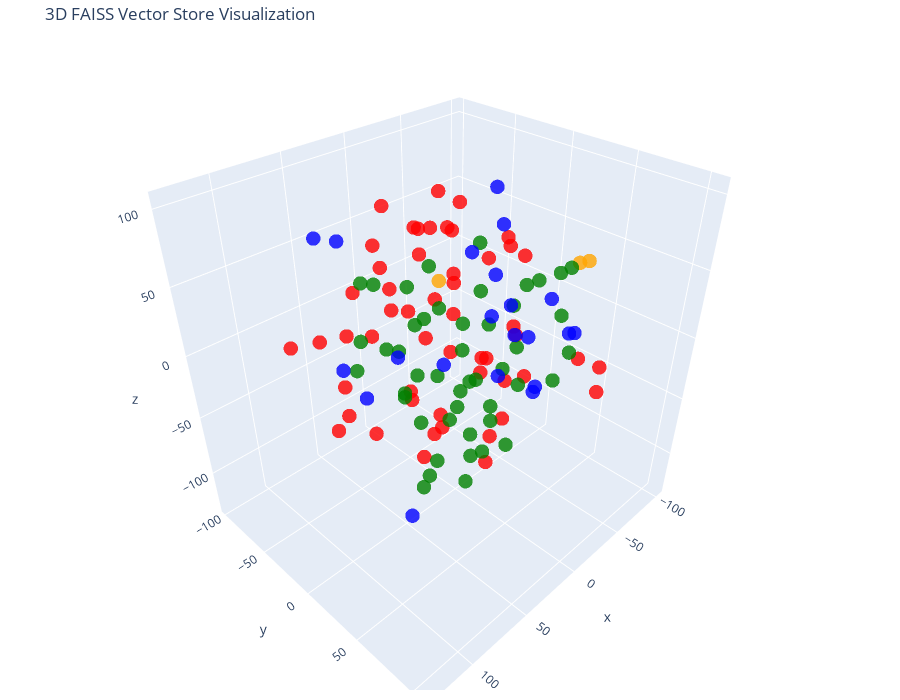

The cell this chart's notebook holds for it:
### Code cell
# Let's try 3D!

tsne = TSNE(n_components=3, random_state=42)
reduced_vectors = tsne.fit_transform(vectors)

# Create the 3D scatter plot
fig = go.Figure(data=[go.Scatter3d(
    x=reduced_vectors[:, 0],
    y=reduced_vectors[:, 1],
    z=reduced_vectors[:, 2],
    mode='markers',
    marker=dict(size=5, color=colors, opacity=0.8),
    text=[f"Type: {t}<br>Text: {d[:100]}..." for t, d in zip(doc_types, documents)],
    hoverinfo='text'
)])

fig.update_layout(
    title='3D FAISS Vector Store Visualization',
    scene=dict(xaxis_title='x', yaxis_title='y', zaxis_title='z'),
    width=900,
    height=700,
    margin=dict(r=20, b=10, l=10, t=40)
)

fig.show()

### Figure 1 — Plotly figure (JSON) as saved in the notebook; plotly's stock layout.template omitted (floating-point values rounded to 4 significant figures)
{"data": [{"hoverinfo": "text", "marker": {"color": ["orange", "orange", "orange", "red", "red", "red", "red", "red", "red", "red", "red", "red", "red", "red", "red", "red", "red", "red", "red", "red", "red", "red", "red", "red", "red", "red", "red", "red", "red", "red", "red", "red", "red", "red", "red", "red", "red", "red", "red", "red", "red", "red", "red", "red", "red", "red", "red", "red", "red", "red", "red", "red", "red", "red", "red", "green", "green", "green", "green", "green", "green", "green", "green", "green", "green", "green", "green", "green", "green", "green", "green", "green", "green", "green", "green", "green", "green", "green", "green", "green", "green", "green", "green", "green", "green", "green", "green", "green", "green", "green", "green", "green", "green", "green", "green", "green", "green", "green", "green", "green", "green", "green", "blue", "blue", "blue", "blue", "blue", "blue", "blue", "blue", "blue", "blue", "blue", "blue", "blue", "blue", "blue", "blue", "blue", "blue", "blue", "blue", "blue"], "opacity": 0.8, "size": 5}, "mode": "markers", "text": ["Type: company<br>Text: # About Insurellm\n\nInsurellm was founded by Avery Lancaster in 2015 as an insurance tech startup des...", "Type: company<br>Text: # Careers at Insurellm\n\nInsurellm is hiring! We are looking for talented software engineers, data sc...", "Type: company<br>Text: # Overview of Insurellm\n\nInsurellm is an innovative insurance tech firm with 200 employees across th...", "Type: contracts<br>Text: # Contract with Apex Reinsurance for Rellm: AI-Powered Enterprise Reinsurance Solution\n\n## Terms\n\n1....", "Type: contracts<br>Text: ## Renewal\n\n1. **Automatic Renewal**: This Agreement will automatically renew for successive one-yea...", "Type: contracts<br>Text: 2. **Seamless Integrations**: The architecture of Rellm allows for easy integration with existing sy...", "Type: contracts<br>Text: 1. **Technical Support**: Provider shall offer dedicated technical support to the Client via phone, ...", "Type: contracts<br>Text: **Insurellm, Inc.**  \n_____________________________  \nAuthorized Signature   \nDate: ________________...", "Type: contracts<br>Text: # Contract with Belvedere Insurance for Markellm\n\n## Terms\nThis Contract (\"Agreement\") is made and e...", "Type: contracts<br>Text: ## Renewal\n1. **Renewal Terms**: This Agreement may be renewed for additional one-year terms upon mu...", "Type: contracts<br>Text: ## Features\n1. **AI-Powered Matching**: Belvedere Insurance will benefit from Markellm's AI-powered ...", "Type: contracts<br>Text: ## Support\n1. **Technical Support**: Technical support will be available from 9 AM to 7 PM EST, Mond...", "Type: contracts<br>Text: **Belvedere Insurance**  \nSignature: ______________________  \nName: [Authorized Signatory]  \nTitle: ...", "Type: contracts<br>Text: # Contract with BrightWay Solutions for Markellm\n\n**Contract Date:** October 5, 2023  \n**Contract ID...", "Type: contracts<br>Text: 3. **Service Level Agreement (SLA):**  \n   Insurellm commits to a 99.9% uptime for the platform with...", "Type: contracts<br>Text: 2. **Real-Time Quote Availability:**  \n   Consumers sourced via BrightWay Solutions will receive rea...", "Type: contracts<br>Text: 3. **Training and Onboarding:**  \n   Insurellm agrees to provide one free training session on how to...", "Type: contracts<br>Text: # Contract with EverGuard Insurance for Rellm: AI-Powered Enterprise Reinsurance Solution\n\n**Contrac...", "Type: contracts<br>Text: 4. **Usage Rights**: EverGuard Insurance is granted a non-exclusive, non-transferable license to acc...", "Type: contracts<br>Text: 1. **Core Functionality**: Rellm provides EverGuard Insurance with advanced AI-driven analytics, sea...", "Type: contracts<br>Text: 1. **Customer Support**: Insurellm will provide EverGuard Insurance with 24/7 customer support, incl...", "Type: contracts<br>Text: ---\n\n**Signatures**  \n**For Insurellm**: __________________________  \n**Name**: John Smith  \n**Title...", "Type: contracts<br>Text: # Contract with GreenField Holdings for Markellm\n\n**Effective Date:** November 15, 2023  \n**Contract...", "Type: contracts<br>Text: ## Renewal\n1. **Automatic Renewal**: This contract will automatically renew for sequential one-year ...", "Type: contracts<br>Text: ## Features\n1. **AI-Powered Matching**: Access to advanced algorithms that connect GreenField Holdin...", "Type: contracts<br>Text: ## Support\n1. **Customer Support Access**: The Client will have access to dedicated support through ...", "Type: contracts<br>Text: **Signatures:**  \n_________________________                           _________________________  \n**...", "Type: contracts<br>Text: # Contract with Greenstone Insurance for Homellm\n\n---\n\n## Terms\n\n1. **Parties**: This Contract (\"Agr...", "Type: contracts<br>Text: 4. **Payment Terms**: \n   - The Customer shall pay an amount of $10,000 per month for the Standard T...", "Type: contracts<br>Text: ---\n\n## Features\n\n- **AI-Powered Risk Assessment**: Customer will have access to enhanced risk evalu...", "Type: contracts<br>Text: - **Customer Portal**: A dedicated portal will be provided, allowing the Customer's clients to manag...", "Type: contracts<br>Text: ______________________________  \n[Name], [Title]  \nDate: ______________________\n\n**For Greenstone In...", "Type: contracts<br>Text: # Contract with GreenValley Insurance for Homellm\n\n**Contract Date:** October 6, 2023  \n**Contract N...", "Type: contracts<br>Text: 4. **Confidentiality:** Both parties agree to maintain the confidentiality of proprietary informatio...", "Type: contracts<br>Text: 1. **AI-Powered Risk Assessment:** Access to advanced AI algorithms for real-time risk evaluations.\n...", "Type: contracts<br>Text: 3. **Regular Updates:** Insurellm will offer ongoing updates and enhancements to the Homellm platfor...", "Type: contracts<br>Text: # Contract with Pinnacle Insurance Co. for Homellm\n\n## Terms\nThis contract (\"Contract\") is entered i...", "Type: contracts<br>Text: ## Renewal\n1. **Renewal Terms**: At the end of the initial term, this Contract shall automatically r...", "Type: contracts<br>Text: ## Features\n1. **AI-Powered Risk Assessment**: Utilized for tailored underwriting decisions specific...", "Type: contracts<br>Text: ## Support\n1. **Technical Support**: Insurellm shall provide 24/7 technical support via an email and...", "Type: contracts<br>Text: # Contract with Roadway Insurance Inc. for Carllm\n\n---\n\n## Terms\n\n1. **Agreement Effective Date**: T...", "Type: contracts<br>Text: ---\n\n## Renewal\n\n1. **Automatic Renewal**: This agreement will automatically renew for an additional...", "Type: contracts<br>Text: ---\n\n## Features\n\n1. **Access to Core Features**: Roadway Insurance Inc. will have access to all Pro...", "Type: contracts<br>Text: ---\n\n## Support\n\n1. **Technical Support**: Roadway Insurance Inc. will receive priority technical su...", "Type: contracts<br>Text: # Contract with Stellar Insurance Co. for Rellm\n\n## Terms\nThis contract is made between **Insurellm*...", "Type: contracts<br>Text: ### Termination\nEither party may terminate this agreement with a **30-day written notice**. In the e...", "Type: contracts<br>Text: ## Features\nStellar Insurance Co. will receive access to the following features of the Rellm product...", "Type: contracts<br>Text: ## Support\nInsurellm provides Stellar Insurance Co. with the following support services:\n\n- **24/7 T...", "Type: contracts<br>Text: # Contract with TechDrive Insurance for Carllm\n\n**Contract Date:** October 1, 2024  \n**Contract Dura...", "Type: contracts<br>Text: ## Renewal\n\n1. **Automatic Renewal**: This contract shall automatically renew for additional one-yea...", "Type: contracts<br>Text: ## Support\n\n1. **Customer Support**: Insurellm will provide 24/7 customer support to TechDrive Insur...", "Type: contracts<br>Text: **TechDrive Insurance Representative:**  \nName: Sarah Johnson  \nTitle: Operations Director  \nDate: _...", "Type: contracts<br>Text: # Contract with Velocity Auto Solutions for Carllm\n\n**Contract Date:** October 1, 2023  \n**Contract ...", "Type: contracts<br>Text: ## Renewal\n\n1. **Automatic Renewal**: This contract will automatically renew for successive 12-month...", "Type: contracts<br>Text: ## Support\n\n1. **Customer Support**: Velocity Auto Solutions will have access to Insurellm’s custome...", "Type: employees<br>Text: # HR Record\n\n# Alex Chen\n\n## Summary\n- **Date of Birth:** March 15, 1990  \n- **Job Title:** Backend ...", "Type: employees<br>Text: ## Annual Performance History\n- **2020:**  \n  - Completed onboarding successfully.  \n  - Met expecta...", "Type: employees<br>Text: ## Compensation History\n- **2020:** Base Salary: $80,000  \n- **2021:** Base Salary Increase to $90,0...", "Type: employees<br>Text: Alex Chen continues to be a vital asset at Insurellm, contributing significantly to innovative backe...", "Type: employees<br>Text: # HR Record\n\n# Alex Harper\n\n## Summary\n- **Date of Birth**: March 15, 1993  \n- **Job Title**: Sales ...", "Type: employees<br>Text: ## Annual Performance History  \n- **2021**:  \n  - **Performance Rating**: 4.5/5  \n  - **Key Achievem...", "Type: employees<br>Text: - **2022**:  \n  - **Base Salary**: $65,000 (Promotion to Senior SDR)  \n  - **Bonus**: $13,000 (20% o...", "Type: employees<br>Text: # HR Record\n\n# Alex Thomson\n\n## Summary\n- **Date of Birth:** March 15, 1995  \n- **Job Title:** Sales...", "Type: employees<br>Text: ## Annual Performance History  \n- **2022** - Rated as \"Exceeds Expectations.\" Alex Thomson achieved ...", "Type: employees<br>Text: ## Other HR Notes\n- Alex Thomson is an active member of the Diversity and Inclusion committee at Ins...", "Type: employees<br>Text: # Avery Lancaster\n\n## Summary\n- **Date of Birth**: March 15, 1985  \n- **Job Title**: Co-Founder & Ch...", "Type: employees<br>Text: - **2010 - 2013**: Business Analyst at Edge Analytics  \n  Prior to joining Innovate, Avery worked as...", "Type: employees<br>Text: - **2018**: **Exceeds Expectations**  \n  Under Avery’s pivoted vision, Insurellm launched two new su...", "Type: employees<br>Text: - **2022**: **Satisfactory**  \n  Avery focused on rebuilding team dynamics and addressing employee c...", "Type: employees<br>Text: ## Compensation History\n- **2015**: $150,000 base salary + Significant equity stake  \n- **2016**: $1...", "Type: employees<br>Text: ## Other HR Notes\n- **Professional Development**: Avery has actively participated in leadership trai...", "Type: employees<br>Text: # HR Record\n\n# Emily Carter\n\n## Summary\n- **Date of Birth:** August 12, 1990  \n- **Job Title:** Acco...", "Type: employees<br>Text: - **2017-2019:** Marketing Intern  \n  - Assisted with market research and campaign development for s...", "Type: employees<br>Text: ## Compensation History\n| Year | Base Salary | Bonus         | Total Compensation |\n|------|--------...", "Type: employees<br>Text: Emily Carter exemplifies the kind of talent that drives Insurellm's success and is an invaluable ass...", "Type: employees<br>Text: # HR Record\n\n# Emily Tran\n\n## Summary\n- **Date of Birth:** March 18, 1991  \n- **Job Title:** Digital...", "Type: employees<br>Text: - **January 2017 - May 2018**: Marketing Intern  \n  - Supported the Marketing team by collaborating ...", "Type: employees<br>Text: - **2021**:  \n  - Performance Rating: Meets Expectations  \n  - Key Achievements: Contributed to the ...", "Type: employees<br>Text: - **Professional Development Goals**:  \n  - Emily Tran aims to become a Marketing Manager within the...", "Type: employees<br>Text: # HR Record\n\n# Jordan Blake\n\n## Summary\n- **Date of Birth:** March 15, 1993  \n- **Job Title:** Sales...", "Type: employees<br>Text: ## Annual Performance History\n- **2021:** First year at Insurellm; achieved 90% of monthly targets. ...", "Type: employees<br>Text: ## Other HR Notes\n- Jordan has shown an interest in continuing education, actively participating in ...", "Type: employees<br>Text: # HR Record\n\n# Jordan K. Bishop\n\n## Summary\n- **Date of Birth:** March 15, 1990\n- **Job Title:** Fro...", "Type: employees<br>Text: ## Annual Performance History\n- **2019:** Exceeds Expectations - Continuously delivered high-quality...", "Type: employees<br>Text: ## Compensation History\n- **June 2018:** Starting Salary - $85,000\n- **June 2019:** Salary Increase ...", "Type: employees<br>Text: ## Other HR Notes\n- Jordan K. Bishop has been an integral part of club initiatives, including the In...", "Type: employees<br>Text: # HR Record\n\n# Maxine Thompson\n\n## Summary\n- **Date of Birth:** January 15, 1991  \n- **Job Title:** ...", "Type: employees<br>Text: ## Insurellm Career Progression\n- **January 2017 - October 2018**: **Junior Data Engineer**  \n  * Ma...", "Type: employees<br>Text: ## Annual Performance History\n- **2017**: *Meets Expectations*  \n  Maxine showed potential in her ro...", "Type: employees<br>Text: - **2021**: *Exceeds Expectations*  \n  Maxine spearheaded the transition to a new data warehousing s...", "Type: employees<br>Text: ## Compensation History\n- **2017**: $70,000 (Junior Data Engineer)  \n- **2018**: $75,000 (Junior Dat...", "Type: employees<br>Text: # HR Record\n\n# Oliver Spencer\n\n## Summary\n- **Date of Birth**: May 14, 1990  \n- **Job Title**: Backe...", "Type: employees<br>Text: ## Annual Performance History\n- **2018**: **3/5** - Adaptable team player but still learning to take...", "Type: employees<br>Text: ## Compensation History\n- **March 2018**: Initial salary of $80,000.\n- **July 2019**: Salary increas...", "Type: employees<br>Text: # Samantha Greene\n\n## Summary\n- **Date of Birth:** October 14, 1990\n- **Job Title:** HR Generalist\n-...", "Type: employees<br>Text: ## Annual Performance History\n- **2020:** Exceeds Expectations  \n  Samantha Greene demonstrated exce...", "Type: employees<br>Text: ## Compensation History\n- **2020:** Base Salary - $55,000  \n  The entry-level salary matched industr...", "Type: employees<br>Text: - **2023:** Base Salary - $70,000  \n  Recognized for substantial improvement in employee relations m...", "Type: employees<br>Text: # HR Record\n\n# Samuel Trenton\n\n## Summary\n- **Date of Birth:** April 12, 1989  \n- **Job Title:** Sen...", "Type: employees<br>Text: ## Annual Performance History\n- **2023:** Rating: 4.5/5  \n  *Samuel exceeded expectations, successfu...", "Type: employees<br>Text: ## Compensation History\n- **2023:** Base Salary: $115,000 + Bonus: $15,000  \n  *Annual bonus based o...", "Type: employees<br>Text: - **Engagement in Company Culture:** Regularly participates in team-building events and contributes ...", "Type: products<br>Text: # Product Summary\n\n# Carllm\n\n## Summary\n\nCarllm is an innovative auto insurance product developed by...", "Type: products<br>Text: - **Instant Quoting**: With Carllm, insurance companies can offer near-instant quotes to customers, ...", "Type: products<br>Text: - **Mobile Integration**: Carllm is designed to work seamlessly with mobile applications, providing ...", "Type: products<br>Text: - **Professional Tier**: $2,500/month\n  - For medium-sized companies.\n  - All Basic Tier features pl...", "Type: products<br>Text: ### Q2 2025: Customer Experience Improvements\n- Launch of a new **mobile app** for end-users.\n- Intr...", "Type: products<br>Text: # Product Summary\n\n# Homellm\n\n## Summary\nHomellm is an innovative home insurance product developed b...", "Type: products<br>Text: ### 2. Dynamic Pricing Model\nWith Homellm's innovative dynamic pricing model, insurance providers ca...", "Type: products<br>Text: ### 5. Multi-Channel Integration\nHomellm seamlessly integrates into existing insurance platforms, pr...", "Type: products<br>Text: - **Basic Tier:** Starting at $5,000/month for small insurers with basic integration features.\n- **S...", "Type: products<br>Text: All tiers include a comprehensive training program and ongoing updates to ensure optimal performance...", "Type: products<br>Text: With Homellm, Insurellm is committed to transforming the landscape of home insurance, ensuring both ...", "Type: products<br>Text: # Product Summary\n\n# Markellm\n\n## Summary\n\nMarkellm is an innovative two-sided marketplace designed ...", "Type: products<br>Text: - **User-Friendly Interface**: Designed with user experience in mind, Markellm features an intuitive...", "Type: products<br>Text: - **Customer Support**: Our dedicated support team is always available to assist both consumers and ...", "Type: products<br>Text: ### For Insurance Companies:\n- **Basic Listing Fee**: $199/month for a featured listing on the platf...", "Type: products<br>Text: ### Q3 2025\n- Initiate a comprehensive marketing campaign targeting both consumers and insurers to i...", "Type: products<br>Text: # Product Summary\n\n# Rellm: AI-Powered Enterprise Reinsurance Solution\n\n## Summary\n\nRellm is an inno...", "Type: products<br>Text: ### Seamless Integrations\nRellm's architecture is designed for effortless integration with existing ...", "Type: products<br>Text: ### Regulatory Compliance Tools\nRellm includes built-in compliance tracking features to help organiz...", "Type: products<br>Text: Join the growing number of organizations leveraging Rellm to enhance their reinsurance processes whi...", "Type: products<br>Text: Experience the future of reinsurance with Rellm, where innovation meets reliability. Let Insurellm h..."], "type": "scatter3d", "x": [-61.3, -31.01, -36.44, 1.732, 20.82, -4.464, 15.96, 21.0, 73.64, 66.96, 95.09, 63.36, 99.93, 45.59, 24.29, 27.26, 45.63, -20.56, -28.96, -31.35, -12.49, 17.54, 70.82, 40.03, -61.39, 94.56, 93.49, 25.57, 53.14, -89.15, 40.82, 14.86, 7.485, -16.48, -37.91, 40.49, 65.61, 48.61, -30.3, 64.68, 83.85, 54.02, 13.23, 76.02, 28.82, 39.25, -14.78, 9.486, 64.31, 72.21, 44.52, 62.63, 52.06, 40.76, 31.76, 130.9, -73.7, -33.32, -68.09, -39.09, 22.07, -3.351, 43.47, 5.694, 31.15, -75.69, -71.08, -94.94, -93.47, -21.6, -87.53, 26.5, 29.03, -19.19, 21.56, -5.32, 8.683, 9.117, 0.7462, -60.17, -9.134, 35.03, -27.01, -92.3, -8.974, -11.54, -50.5, 15.1, -73.04, -58.17, -52.69, -40.07, -79.65, -38.63, -53.59, -70.77, -38.35, -30.83, -26.69, -2.992, -25.46, -101.0, -2.243, -61.94, 37.7, -16.69, -24.32, -22.01, -36.48, -8.096, 68.62, 61.41, -23.29, 64.41, 50.74, 17.67, 70.77, -8.277, -20.57, -55.97, -16.3, -39.93, -40.86], "y": [54.78, -48.56, 64.75, -7.633, 65.98, 92.17, -4.374, -45.63, 3.06, 81.93, 2.242, -11.58, -11.42, 18.19, 47.47, 20.83, -48.95, -18.69, -46.61, -36.2, -53.23, -60.75, -25.08, 79.53, 72.15, -9.139, -53.11, 21.54, 48.27, -31.49, -17.48, 51.98, 31.9, 27.81, 22.2, -26.66, 10.93, 95.46, 91.38, -38.01, 64.51, 69.74, -32.72, 37.52, -4.501, 16.39, -18.21, -24.9, 50.79, 43.42, 29.4, 23.59, 74.22, 75.62, 59.16, 105.9, -46.76, -12.74, -43.68, -9.108, -12.84, 0.4582, 25.05, 18.87, 39.11, 32.07, -0.9995, -8.543, 11.09, 28.53, 19.35, -23.71, -65.63, -60.52, -82.29, -46.87, -48.86, -43.7, -72.02, -89.23, -28.17, 8.866, -78.23, -29.03, 6.206, -98.11, -85.43, -79.35, -8.157, 37.89, 11.43, -57.74, -42.66, -31.89, -37.63, -19.01, -1.316, -28.94, -20.37, -9.514, 9.209, 20.01, 63.58, 49.25, -16.63, 15.21, 48.26, 41.63, 62.34, 37.42, -30.13, -62.89, 56.38, -40.32, 6.984, 5.202, -9.457, 29.55, 11.42, -11.83, -3.398, 15.91, -4.089], "z": [52.85, 9.867, 64.55, 75.88, 40.68, 24.91, 32.72, 83.8, 35.06, 55.56, 9.536, -52.77, 36.6, 27.97, 17.49, 10.55, 31.24, 81.99, 78.44, 53.07, 55.79, 50.4, 20.89, 61.24, -19.85, -30.3, 9.396, 58.44, 60.94, -99.3, 29.73, 94.39, 71.71, 69.53, 53.12, 55.69, 66.24, 41.56, -13.33, -52.18, 4.962, 33.62, 10.45, 15.32, 85.05, 96.15, 33.56, 54.06, -9.921, -32.58, -24.17, -5.768, -29.69, -2.689, -31.25, 25.71, -15.03, -59.52, 28.43, -130.9, -68.12, -46.92, -65.81, -69.66, -83.0, 34.0, 9.615, 0.9616, 15.2, -89.91, -14.04, -45.82, -21.69, -73.01, -59.24, -14.91, -31.75, -69.55, -44.83, -4.742, -51.58, -95.49, -5.433, -28.13, -106.7, -5.175, -46.55, 13.98, -47.49, -46.7, -61.61, -20.52, -45.69, -45.11, -84.84, -71.93, -94.68, -92.74, -11.41, -78.04, -67.72, -52.29, -13.1, -3.463, -6.892, 103.0, -28.86, 8.202, 13.83, 35.88, 81.97, 69.94, 41.94, -15.81, -124.7, -11.69, -18.32, -21.51, 11.24, 57.4, 54.19, -10.27, 28.21]}], "layout": {"height": 700, "margin": {"b": 10, "l": 10, "r": 20, "t": 40}, "scene": {"xaxis": {"title": {"text": "x"}}, "yaxis": {"title": {"text": "y"}}, "zaxis": {"title": {"text": "z"}}}, "title": {"text": "3D FAISS Vector Store Visualization"}, "width": 900}}
